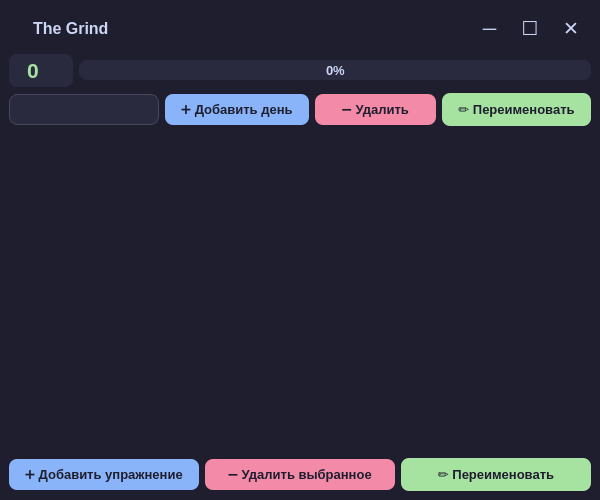
<?xml version="1.0" encoding="UTF-8"?>
<ui version="4.0">
 <class>MainWindow</class>
 <widget class="QMainWindow" name="MainWindow">
  <property name="geometry">
   <rect>
    <x>0</x>
    <y>0</y>
    <width>600</width>
    <height>500</height>
   </rect>
  </property>
  <property name="windowTitle">
   <string>The Grind</string>
  </property>
  <property name="styleSheet">
   <string notr="true">
/* ===== ОСНОВНОЙ ФОН ===== */
QWidget {
    background-color: #1e1e2e;
    color: #cdd6f4;
    font-family: 'Segoe UI', sans-serif;
    font-size: 10pt;
}
QMainWindow {
    background-color: #1e1e2e;
}

/* ===== КОМБОБОКС ===== */
QComboBox {
    background-color: #2a2a3e;
    border: 1px solid #45475a;
    border-radius: 8px;
    padding: 6px 10px;
    color: #cdd6f4;
}
QComboBox:hover { border-color: #89b4fa; }
QComboBox:focus { border-color: #89b4fa; outline: none; }
QComboBox::drop-down { border: none; width: 20px; }
QComboBox::down-arrow {
    image: none;
    border-left: 5px solid transparent;
    border-right: 5px solid transparent;
    border-top: 6px solid #89b4fa;
    margin-right: 4px;
}
QComboBox QAbstractItemView {
    background-color: #2a2a3e;
    border: 1px solid #45475a;
    border-radius: 8px;
    selection-background-color: #585b70;
    padding: 4px;
}

/* ===== ВСЕ КНОПКИ (общий фон) ===== */
QPushButton {
    background-color: #313244;
    border: none;
    border-radius: 8px;
    padding: 8px 16px;
    color: #cdd6f4;
    font-weight: 500;
}
QPushButton:hover { background-color: #45475a; }
QPushButton:pressed { background-color: #585b70; }
QPushButton:disabled { background-color: #3a3a4a; color: #6a6a7a; }

/* ===== СПЕЦИАЛЬНЫЕ КНОПКИ ПО ID ===== */
QPushButton#addDayBtn,
QPushButton#addExBtn {
    background-color: #89b4fa;
    color: #1e1e2e;
    font-weight: bold;
}
QPushButton#addDayBtn:hover,
QPushButton#addExBtn:hover { background-color: #b4cdfa; }
QPushButton#addDayBtn:pressed,
QPushButton#addExBtn:pressed { background-color: #6c8ed4; }

QPushButton#removeDayBtn,
QPushButton#removeExBtn {
    background-color: #f38ba8;
    color: #1e1e2e;
}
QPushButton#removeDayBtn:hover,
QPushButton#removeExBtn:hover { background-color: #f5a0b9; }
QPushButton#removeDayBtn:pressed,
QPushButton#removeExBtn:pressed { background-color: #d97a94; }

QPushButton#renameDayBtn,
QPushButton#renameExBtn {
    background-color: #a6e3a1;
    color: #1e1e2e;
}
QPushButton#renameDayBtn:hover,
QPushButton#renameExBtn:hover { background-color: #b8f0b4; }
QPushButton#renameDayBtn:pressed,
QPushButton#renameExBtn:pressed { background-color: #8acf85; }

/* ===== КНОПКИ УПРАВЛЕНИЯ ОКНОМ ===== */
QPushButton#closeBtn {
    background-color: transparent;
    color: #cdd6f4;
    font-size: 14pt;
    padding: 4px 8px;
    border-radius: 4px;
}
QPushButton#closeBtn:hover {
    background-color: #f38ba8;
    color: #1e1e2e;
}
QPushButton#minimizeBtn, QPushButton#maximizeBtn {
    background-color: transparent;
    color: #cdd6f4;
    font-size: 14pt;
    padding: 4px 8px;
    border-radius: 4px;
}
QPushButton#minimizeBtn:hover, QPushButton#maximizeBtn:hover {
    background-color: #45475a;
}

/* ===== КНОПКИ УПРАЖНЕНИЙ (по классу) ===== */
QPushButton[class=&quot;exercise&quot;] {
    background-color: #89b4fa;
    color: #1e1e2e;
    border: none;
    border-radius: 12px;
    font-weight: bold;
    padding: 10px;
    font-size: 11pt;
}
QPushButton[class=&quot;exercise&quot;]:hover {
    background-color: #b4cdfa;
}
QPushButton[class=&quot;exercise&quot;]:pressed {
    background-color: #6c8ed4;
}
QPushButton[class=&quot;exercise&quot;]:disabled {
    background-color: #a6e3a1;
    color: #1e1e2e;
}

/* ===== ПРОГРЕСС-БАР ===== */
QProgressBar {
    background-color: #2a2a3e;
    border: none;
    border-radius: 8px;
    height: 20px;
    text-align: center;
    color: #cdd6f4;
    font-weight: 600;
}
QProgressBar::chunk {
    background: qlineargradient(x1:0, y1:0, x2:1, y2:0,
                                stop:0 #89b4fa,
                                stop:0.5 #6c5ce7,
                                stop:1 #a6e3a1);
    border-radius: 8px;
}

/* ===== МЕТКИ ===== */
QLabel {
    color: #cdd6f4;
}
QLabel#levelLabel {
    font-size: 16pt;
    font-weight: bold;
    color: #a6e3a1;
    background-color: #2a2a3e;
    border-radius: 8px;
    padding: 4px 12px;
    min-width: 40px;
    text-align: center;
}
QLabel#titleLabel {
    font-size: 12pt;
    font-weight: bold;
    color: #cdd6f4;
}

/* ===== СТАТУС-БАР ===== */
QStatusBar {
    background-color: #181825;
    color: #a6adc8;
    border-top: 1px solid #313244;
}

/* ===== SCROLL AREA ===== */
QScrollArea {
    background-color: transparent;
    border: none;
}
QScrollBar:vertical {
    background: #2a2a3e;
    width: 12px;
    border-radius: 6px;
}
QScrollBar::handle:vertical {
    background: #45475a;
    border-radius: 6px;
    min-height: 20px;
}
QScrollBar::handle:vertical:hover {
    background: #585b70;
}
QScrollBar::add-line:vertical, QScrollBar::sub-line:vertical {
    height: 0;
}
</string>
  </property>
  <widget class="QWidget" name="centralwidget">
   <layout class="QVBoxLayout" name="verticalLayout">
    <item>
     <widget class="QWidget" name="titleBar" native="true">
      <layout class="QHBoxLayout" name="titleBarLayout">
       <property name="spacing">
        <number>8</number>
       </property>
       <property name="leftMargin">
        <number>8</number>
       </property>
       <property name="topMargin">
        <number>4</number>
       </property>
       <property name="rightMargin">
        <number>4</number>
       </property>
       <property name="bottomMargin">
        <number>4</number>
       </property>
       <item>
        <widget class="QLabel" name="iconLabel">
         <property name="pixmap">
          <pixmap>icon.ico</pixmap>
         </property>
         <property name="scaledContents">
          <bool>false</bool>
         </property>
         <property name="fixedSize" stdset="0">
          <size>
           <width>32</width>
           <height>32</height>
          </size>
         </property>
        </widget>
       </item>
       <item>
        <widget class="QLabel" name="titleLabel">
         <property name="text">
          <string>The Grind</string>
         </property>
        </widget>
       </item>
       <item>
        <spacer name="horizontalSpacer">
         <property name="orientation">
          <enum>Qt::Orientation::Horizontal</enum>
         </property>
         <property name="sizeHint" stdset="0">
          <size>
           <width>40</width>
           <height>20</height>
          </size>
         </property>
        </spacer>
       </item>
       <item>
        <widget class="QPushButton" name="minimizeBtn">
         <property name="text">
          <string>─</string>
         </property>
         <property name="fixedSize" stdset="0">
          <size>
           <width>30</width>
           <height>24</height>
          </size>
         </property>
        </widget>
       </item>
       <item>
        <widget class="QPushButton" name="maximizeBtn">
         <property name="text">
          <string>☐</string>
         </property>
         <property name="fixedSize" stdset="0">
          <size>
           <width>30</width>
           <height>24</height>
          </size>
         </property>
        </widget>
       </item>
       <item>
        <widget class="QPushButton" name="closeBtn">
         <property name="text">
          <string>✕</string>
         </property>
         <property name="fixedSize" stdset="0">
          <size>
           <width>30</width>
           <height>24</height>
          </size>
         </property>
        </widget>
       </item>
      </layout>
     </widget>
    </item>
    <item>
     <layout class="QHBoxLayout" name="topLayout">
      <item>
       <widget class="QLabel" name="levelLabel">
        <property name="text">
         <string>0</string>
        </property>
       </widget>
      </item>
      <item>
       <widget class="QProgressBar" name="progressBar">
        <property name="value">
         <number>0</number>
        </property>
       </widget>
      </item>
     </layout>
    </item>
    <item>
     <layout class="QHBoxLayout" name="dayLayout">
      <item>
       <widget class="QComboBox" name="dayCombo">
        <property name="minimumSize">
         <size>
          <width>150</width>
          <height>0</height>
         </size>
        </property>
       </widget>
      </item>
      <item>
       <widget class="QPushButton" name="addDayBtn">
        <property name="text">
         <string>➕ Добавить день</string>
        </property>
       </widget>
      </item>
      <item>
       <widget class="QPushButton" name="removeDayBtn">
        <property name="text">
         <string>➖ Удалить</string>
        </property>
       </widget>
      </item>
      <item>
       <widget class="QPushButton" name="renameDayBtn">
        <property name="text">
         <string>✏️ Переименовать</string>
        </property>
       </widget>
      </item>
     </layout>
    </item>
    <item>
     <widget class="QScrollArea" name="scrollArea">
      <property name="widgetResizable">
       <bool>true</bool>
      </property>
      <widget class="QWidget" name="scrollAreaWidgetContents">
       <property name="geometry">
        <rect>
         <x>0</x>
         <y>0</y>
         <width>582</width>
         <height>86</height>
        </rect>
       </property>
       <layout class="QVBoxLayout" name="verticalLayout_2"/>
      </widget>
     </widget>
    </item>
    <item>
     <layout class="QHBoxLayout" name="exLayout">
      <item>
       <widget class="QPushButton" name="addExBtn">
        <property name="text">
         <string>➕ Добавить упражнение</string>
        </property>
       </widget>
      </item>
      <item>
       <widget class="QPushButton" name="removeExBtn">
        <property name="text">
         <string>➖ Удалить выбранное</string>
        </property>
       </widget>
      </item>
      <item>
       <widget class="QPushButton" name="renameExBtn">
        <property name="text">
         <string>✏️ Переименовать</string>
        </property>
       </widget>
      </item>
     </layout>
    </item>
   </layout>
  </widget>
 </widget>
 <resources/>
 <connections/>
</ui>
